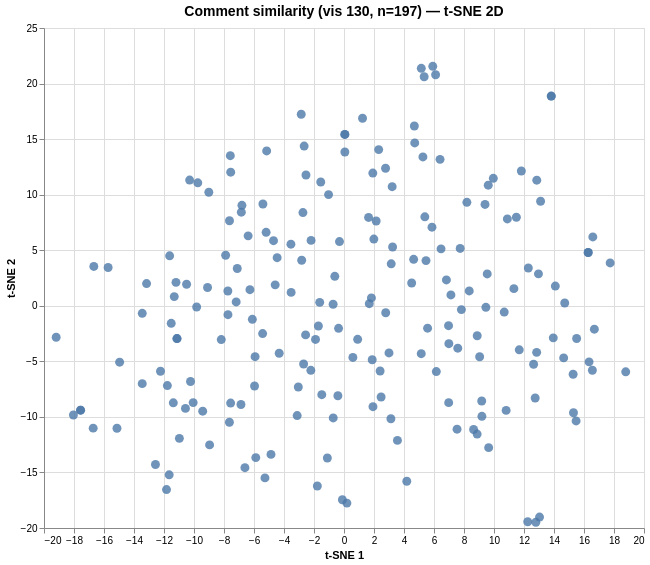

Vega-Lite specification for this chart:
### Vega specification from a JSON file in a GitHub repository (floating-point values rounded to 4 significant figures; data arrays with more than 128 entries replaced by an {"elided": "..."} marker saying what was removed)
{"$schema": "https://vega.github.io/schema/vega/v6.json", "data": [{"name": "param_1e9efca18e7a2868_store"}, {"name": "source_0", "values": {"elided": "197 records"}}, {"name": "source_0_x_domain_dim_1", "values": [{"min": -19.19, "max": 18.78}]}, {"name": "source_0_y_domain_dim_2", "values": [{"min": -19.48, "max": 21.55}]}], "signals": [{"name": "unit", "value": {}, "on": [{"events": "pointermove", "update": "isTuple(group()) ? group() : unit"}]}, {"name": "param_1e9efca18e7a2868", "update": "vlSelectionResolve(\"param_1e9efca18e7a2868_store\", \"union\")"}, {"name": "param_1e9efca18e7a2868_dim_1", "on": [{"events": [{"source": "view", "type": "dblclick"}], "update": "null"}, {"events": {"signal": "param_1e9efca18e7a2868_translate_delta"}, "update": "panLinear(param_1e9efca18e7a2868_translate_anchor.extent_x, -param_1e9efca18e7a2868_translate_delta.x / width)"}, {"events": {"signal": "param_1e9efca18e7a2868_zoom_delta"}, "update": "zoomLinear(domain(\"x\"), param_1e9efca18e7a2868_zoom_anchor.x, param_1e9efca18e7a2868_zoom_delta)"}]}, {"name": "param_1e9efca18e7a2868_dim_2", "on": [{"events": [{"source": "view", "type": "dblclick"}], "update": "null"}, {"events": {"signal": "param_1e9efca18e7a2868_translate_delta"}, "update": "panLinear(param_1e9efca18e7a2868_translate_anchor.extent_y, param_1e9efca18e7a2868_translate_delta.y / height)"}, {"events": {"signal": "param_1e9efca18e7a2868_zoom_delta"}, "update": "zoomLinear(domain(\"y\"), param_1e9efca18e7a2868_zoom_anchor.y, param_1e9efca18e7a2868_zoom_delta)"}]}, {"name": "param_1e9efca18e7a2868_tuple", "on": [{"events": [{"signal": "param_1e9efca18e7a2868_dim_1 || param_1e9efca18e7a2868_dim_2"}], "update": "param_1e9efca18e7a2868_dim_1 && param_1e9efca18e7a2868_dim_2 ? {unit: \"\", fields: param_1e9efca18e7a2868_tuple_fields, values: [param_1e9efca18e7a2868_dim_1,param_1e9efca18e7a2868_dim_2]} : null"}]}, {"name": "param_1e9efca18e7a2868_tuple_fields", "value": [{"field": "dim_1", "channel": "x", "type": "R"}, {"field": "dim_2", "channel": "y", "type": "R"}]}, {"name": "param_1e9efca18e7a2868_translate_anchor", "value": {}, "on": [{"events": [{"source": "scope", "type": "pointerdown"}], "update": "{x: x(unit), y: y(unit), extent_x: domain(\"x\"), extent_y: domain(\"y\")}"}]}, {"name": "param_1e9efca18e7a2868_translate_delta", "value": {}, "on": [{"events": [{"source": "window", "between": [{"source": "scope", "type": "pointerdown"}, {"source": "window", "type": "pointerup"}], "consume": true, "type": "pointermove"}], "update": "{x: param_1e9efca18e7a2868_translate_anchor.x - x(unit), y: param_1e9efca18e7a2868_translate_anchor.y - y(unit)}"}]}, {"name": "param_1e9efca18e7a2868_zoom_anchor", "on": [{"events": [{"source": "scope", "consume": true, "type": "wheel"}], "update": "{x: invert(\"x\", x(unit)), y: invert(\"y\", y(unit))}"}]}, {"name": "param_1e9efca18e7a2868_zoom_delta", "on": [{"events": [{"source": "scope", "type": "wheel", "consume": true}], "update": "pow(1.001, event.deltaY * pow(16, event.deltaMode))", "force": true}]}, {"name": "param_1e9efca18e7a2868_modify", "on": [{"events": {"signal": "param_1e9efca18e7a2868_tuple"}, "update": "modify(\"param_1e9efca18e7a2868_store\", param_1e9efca18e7a2868_tuple, true)"}]}], "marks": [{"type": "symbol", "name": "marks", "from": {"data": "source_0"}, "encode": {"update": {"tooltip": {"signal": "{\"Comment #\": format(datum[\"index\"], \"\"), \"Comment\": isValid(datum[\"comment\"]) ? datum[\"comment\"] : \"\"+datum[\"comment\"]}"}, "fill": {"value": "#4c78a8"}, "x": {"field": "dim_1", "scale": "x"}, "size": {"value": 80}, "shape": {"value": "circle"}, "opacity": {"value": 0.8}, "y": {"field": "dim_2", "scale": "y"}}}, "interactive": true, "style": ["circle"], "clip": true}], "scales": [{"name": "x", "type": "linear", "domain": [{"signal": "(data(\"source_0_x_domain_dim_1\")[0] || {}).min"}, {"signal": "(data(\"source_0_x_domain_dim_1\")[0] || {}).max"}], "range": [0, {"signal": "width"}], "nice": true, "zero": true, "domainRaw": {"signal": "param_1e9efca18e7a2868[\"dim_1\"]"}}, {"name": "y", "type": "linear", "domain": [{"signal": "(data(\"source_0_y_domain_dim_2\")[0] || {}).min"}, {"signal": "(data(\"source_0_y_domain_dim_2\")[0] || {}).max"}], "range": [{"signal": "height"}, 0], "nice": true, "domainRaw": {"signal": "param_1e9efca18e7a2868[\"dim_2\"]"}, "zero": true}], "axes": [{"scale": "x", "orient": "bottom", "gridScale": "y", "grid": true, "minExtent": 0, "ticks": false, "zindex": 0, "aria": false, "maxExtent": 0, "labels": false, "domain": false, "tickCount": {"signal": "ceil(width/40)"}}, {"scale": "y", "tickCount": {"signal": "ceil(height/40)"}, "gridScale": "x", "aria": false, "maxExtent": 0, "orient": "left", "labels": false, "ticks": false, "zindex": 0, "minExtent": 0, "domain": false, "grid": true}, {"scale": "x", "zindex": 0, "title": "t-SNE 1", "grid": false, "orient": "bottom", "labelFlush": true, "labelOverlap": true, "tickCount": {"signal": "ceil(width/40)"}}, {"scale": "y", "tickCount": {"signal": "ceil(height/40)"}, "zindex": 0, "orient": "left", "labelOverlap": true, "title": "t-SNE 2", "grid": false}], "title": {"text": "Comment similarity (vis 130, n=197) — t-SNE 2D", "frame": "group", "fontSize": 14}, "width": 600, "style": "cell", "height": 500, "background": "white", "padding": 5}
